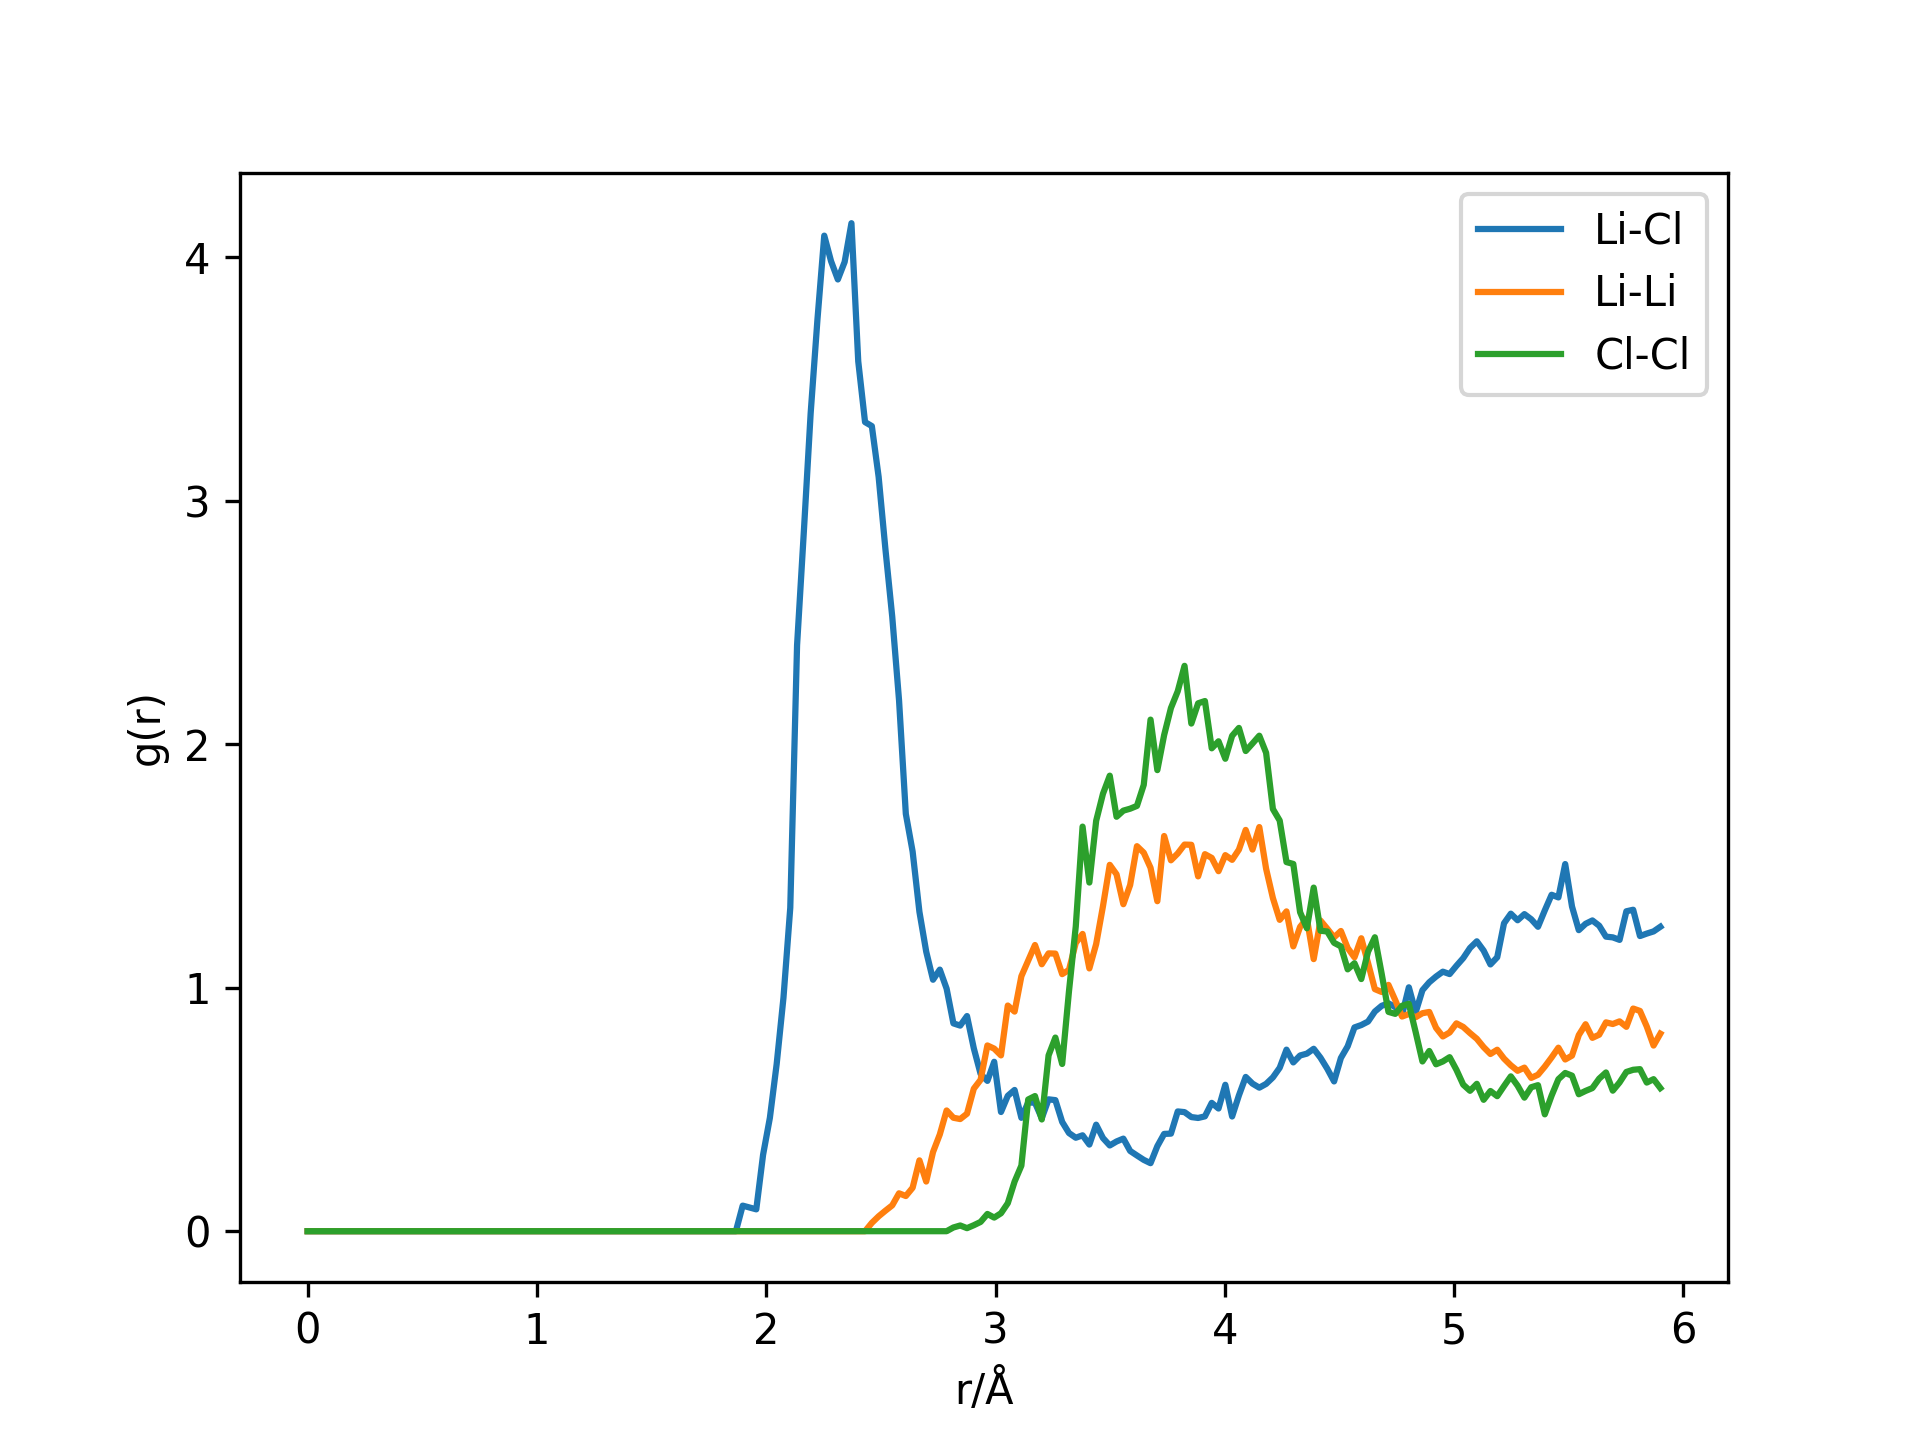

Recreate this plot in Python.
import numpy as np
import matplotlib.pyplot as plt

def get_atom_positions(file_path,nLi,nCl):
    Li, Cl = [], []
    with open(file_path, 'r') as file:
        for line in file:
            if 'Li' in line:
                Li.append([float(line.split()[2]), float(line.split()[3]), float(line.split()[4])])
            if 'Cl' in line:
                Cl.append([float(line.split()[2]), float(line.split()[3]), float(line.split()[4])])
    return np.array(Li).reshape(-1, nLi, 3), np.array(Cl).reshape(-1, nCl, 3)

def get_gr(x, y, L): 
    batchsize, n, dim = x.shape[0], x.shape[1], x.shape[2]
    
    i,j = np.triu_indices(n, k=1)
    rij = (np.reshape(x, (-1, n, 1, dim)) - np.reshape(y, (-1, 1, n, dim)))[:,i,j]
    rij = rij - L*np.rint(rij/L)
    dist = np.linalg.norm(rij, axis=-1) # (batchsize, n*(n-1)/2)
   
    hist, bin_edges = np.histogram(dist.reshape(-1,), range=[0, L/2], bins=200)
    dr = bin_edges[1] - bin_edges[0]
    hist = hist*2/(n * batchsize)

    rmesh = np.arange(hist.shape[0])*dr
    
    h_id = 4/3*np.pi*n/(L**3)* ((rmesh+dr)**3 - rmesh**3 )
    return rmesh, hist/h_id

L = 11.858
nLi,nCl=32,32
Li, Cl = get_atom_positions('./OUT.ABACUS/MD_dump',nLi,nCl)

atom_pairs = {'Li-Cl': (Li, Cl),'Li-Li': (Li, Li),'Cl-Cl': (Cl, Cl)}
for label, (x, y) in atom_pairs.items():
    rmesh, gr = get_gr(x, y, L)
    plt.plot(rmesh, gr, label=label)
    np.savetxt(f'gr_{label}', np.column_stack((rmesh, gr)))
plt.legend()
plt.xlabel('r/Å')
plt.ylabel('g(r)')
plt.savefig('abacus_md_rdf',dpi=300)
